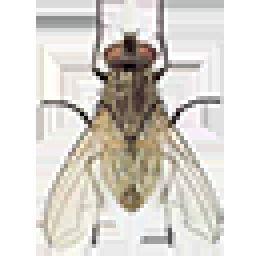
#> input picture Lab_Suir/laba_Suir_3/fly64.png, 64 x 64 px (shown 4 times larger)
$ python 2.py
#> lines starting #> are read from the running program, lines starting #| are printed output that depends on the picture; after the words box and inside, x2 and y2 are one past the last pixel; in counts of white or black regions, pixels touching at a corner belong together
import cv2
import time


def video_processing():
    cap = cv2.VideoCapture(0)
    down_points = (576, 324)
    file = open('res', 'w')
    file.write('lower_left_x, lower_left_y, upper_right_x, upper_right_y\n')
    img = cv2.imread('fly64.png', cv2.IMREAD_UNCHANGED)
#> img is the input picture: shape (64, 64, 4); mean B, G, R, A 207.7, 213.8, 217.6, 85.9
    while True:
        ret, frame = cap.read()
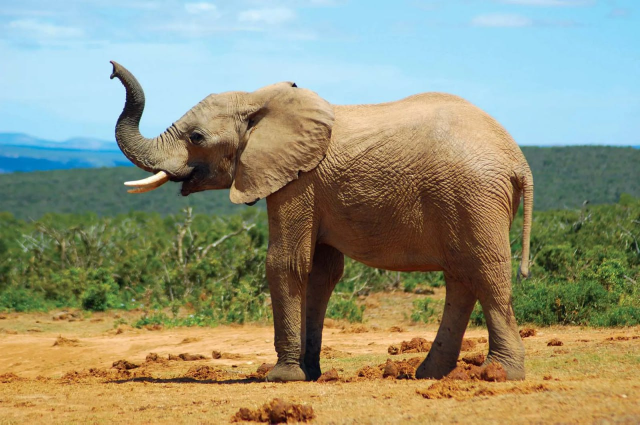
#> input picture Lab_Suir/laba_Suir_3/variant-2.png, 1280 x 849 px, given in place of the camera (shown at 1/2 size)
#> frame is the input picture: shape (849, 1280, 3); mean B, G, R 122.3, 147.7, 146.7
        if not ret:
            break
        frame = cv2.resize(frame, down_points, interpolation=cv2.INTER_LINEAR)
#> frame: shape (324, 576, 3)
        gray = cv2.cvtColor(frame, cv2.COLOR_BGR2GRAY)
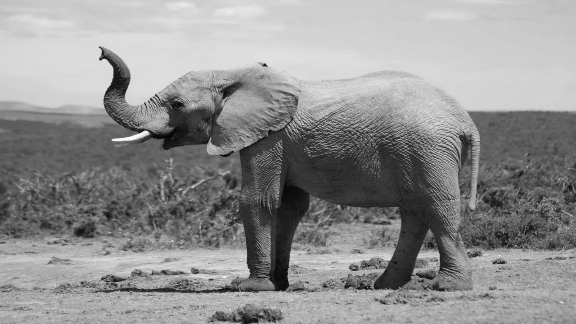
#> gray: shape (324, 576); min 3, max 254, mean 144.4
        gray = cv2.GaussianBlur(gray, (21, 21), 0)
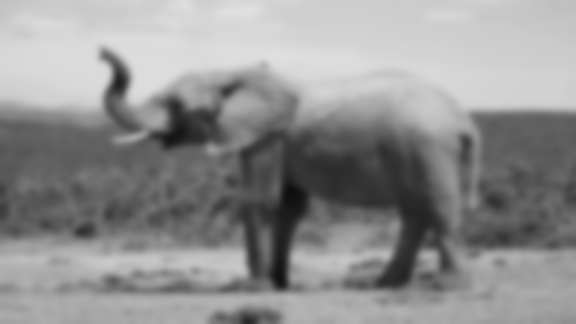
#> gray: shape (324, 576); min 14, max 225, mean 144.4
        ret, thresh = cv2.threshold(gray, 110, 255, cv2.THRESH_BINARY_INV)
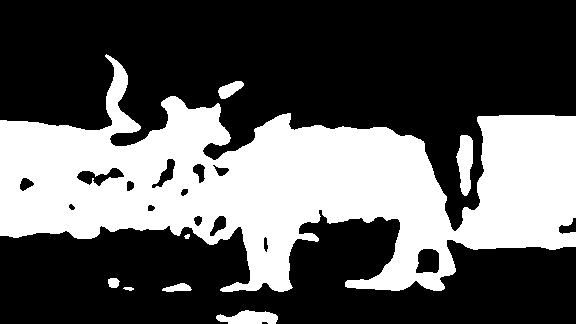
#> thresh: shape (324, 576); 35.6% white; 8 white regions

        contours, hierarchy = cv2.findContours(thresh,
                                               cv2.RETR_EXTERNAL, cv2.CHAIN_APPROX_NONE)
#> contours = 8 contours, 2 with area under 20; largest, box (x1, y1, x2, y2) and area: (0, 54, 576, 292) 65294, (456, 135, 473, 196) 658, (216, 310, 278, 324) 550, (218, 81, 244, 99) 240, (162, 283, 192, 292) 139, (108, 278, 120, 288) 80
        if len(contours) > 0:
            c = max(contours, key=cv2.contourArea)
#> c = contour of 2365 points, box (x1, y1, x2, y2) (0, 54, 576, 292), area 65294
            x, y, w, h = cv2.boundingRect(c)
#> x = 0; y = 54; w = 576; h = 238
            cv2.rectangle(frame, (x, y), (x + w, y + h), (0, 255, 0), 2)
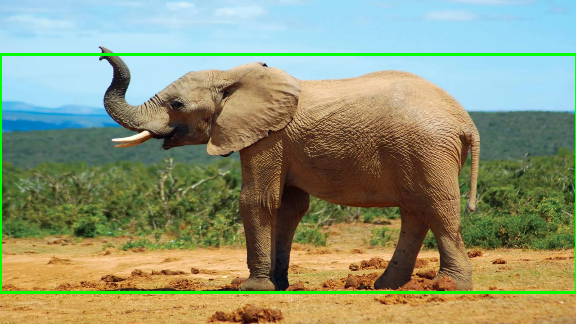
#> frame: shape (324, 576, 3); mean B, G, R 118.8, 149.4, 142.7
            img_res = cv2.resize(img, (w, h))
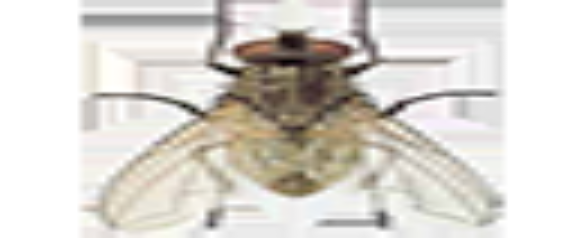
#> img_res: shape (238, 576, 4); mean B, G, R, A 207.6, 213.7, 217.5, 85.9
            for c in range(0, 3):
                frame[y:y + h, x:x + w, c] = (img_res[:, :, c] *
                                              (img_res[:, :, 3] / 255.0) + frame[y:y + h, x:x + w, c] *
                                              (1.0 - img_res[:, :, 3] / 255.0))
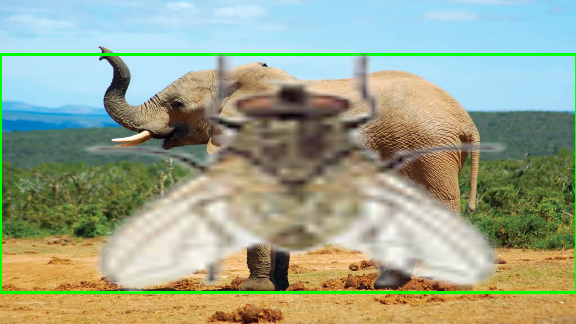
#> frame: shape (324, 576, 3); mean B, G, R 140.8, 165.4, 155.4
            file.write(str(x) + ',' + str(y) + ',' + str(x + w) + ',' + str(y + h) + '\n')
        cv2.imshow('frame', frame)

        if cv2.waitKey(1) & 0xFF == ord('q'):
#> (key q is pressed here)
            break
        time.sleep(0.1)
    file.close()
    cap.release()


if __name__ == '__main__':
    video_processing()

cv2.waitKey(0)
cv2.destroyAllWindows()
